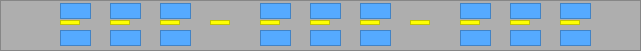
      <widget class="QFrame" name="frame_3">
       <property name="geometry">
        <rect>
         <x>70</x>
         <y>480</y>
         <width>641</width>
         <height>51</height>
        </rect>
       </property>
       <property name="styleSheet">
        <string notr="true">background-color: rgb(174, 174, 174);</string>
       </property>
       <property name="frameShape">
        <enum>QFrame::Shape::StyledPanel</enum>
       </property>
       <property name="frameShadow">
        <enum>QFrame::Shadow::Raised</enum>
       </property>
       <widget class="QFrame" name="frame_35">
        <property name="geometry">
         <rect>
          <x>60</x>
          <y>20</y>
          <width>20</width>
          <height>5</height>
         </rect>
        </property>
        <property name="styleSheet">
         <string notr="true">background-color: rgb(255, 255, 0);</string>
        </property>
        <property name="frameShape">
         <enum>QFrame::Shape::StyledPanel</enum>
        </property>
        <property name="frameShadow">
         <enum>QFrame::Shadow::Raised</enum>
        </property>
       </widget>
       <widget class="QFrame" name="frame_36">
        <property name="geometry">
         <rect>
          <x>110</x>
          <y>20</y>
          <width>20</width>
          <height>5</height>
         </rect>
        </property>
        <property name="styleSheet">
         <string notr="true">background-color: rgb(255, 255, 0);</string>
        </property>
        <property name="frameShape">
         <enum>QFrame::Shape::StyledPanel</enum>
        </property>
        <property name="frameShadow">
         <enum>QFrame::Shadow::Raised</enum>
        </property>
       </widget>
       <widget class="QFrame" name="frame_37">
        <property name="geometry">
         <rect>
          <x>160</x>
          <y>20</y>
          <width>20</width>
          <height>5</height>
         </rect>
        </property>
        <property name="styleSheet">
         <string notr="true">background-color: rgb(255, 255, 0);</string>
        </property>
        <property name="frameShape">
         <enum>QFrame::Shape::StyledPanel</enum>
        </property>
        <property name="frameShadow">
         <enum>QFrame::Shadow::Raised</enum>
        </property>
       </widget>
       <widget class="QFrame" name="frame_40">
        <property name="geometry">
         <rect>
          <x>310</x>
          <y>20</y>
          <width>20</width>
          <height>5</height>
         </rect>
        </property>
        <property name="styleSheet">
         <string notr="true">background-color: rgb(255, 255, 0);</string>
        </property>
        <property name="frameShape">
         <enum>QFrame::Shape::StyledPanel</enum>
        </property>
        <property name="frameShadow">
         <enum>QFrame::Shadow::Raised</enum>
        </property>
       </widget>
       <widget class="QFrame" name="frame_38">
        <property name="geometry">
         <rect>
          <x>210</x>
          <y>20</y>
          <width>20</width>
          <height>5</height>
         </rect>
        </property>
        <property name="styleSheet">
         <string notr="true">background-color: rgb(255, 255, 0);</string>
        </property>
        <property name="frameShape">
         <enum>QFrame::Shape::StyledPanel</enum>
        </property>
        <property name="frameShadow">
         <enum>QFrame::Shadow::Raised</enum>
        </property>
       </widget>
       <widget class="QFrame" name="frame_39">
        <property name="geometry">
         <rect>
          <x>260</x>
          <y>20</y>
          <width>20</width>
          <height>5</height>
         </rect>
        </property>
        <property name="styleSheet">
         <string notr="true">background-color: rgb(255, 255, 0);</string>
        </property>
        <property name="frameShape">
         <enum>QFrame::Shape::StyledPanel</enum>
        </property>
        <property name="frameShadow">
         <enum>QFrame::Shadow::Raised</enum>
        </property>
       </widget>
       <widget class="QFrame" name="frame_46">
        <property name="geometry">
         <rect>
          <x>560</x>
          <y>20</y>
          <width>20</width>
          <height>5</height>
         </rect>
        </property>
        <property name="styleSheet">
         <string notr="true">background-color: rgb(255, 255, 0);</string>
        </property>
        <property name="frameShape">
         <enum>QFrame::Shape::StyledPanel</enum>
        </property>
        <property name="frameShadow">
         <enum>QFrame::Shadow::Raised</enum>
        </property>
       </widget>
       <widget class="QFrame" name="frame_45">
        <property name="geometry">
         <rect>
          <x>410</x>
          <y>20</y>
          <width>20</width>
          <height>5</height>
         </rect>
        </property>
        <property name="styleSheet">
         <string notr="true">background-color: rgb(255, 255, 0);</string>
        </property>
        <property name="frameShape">
         <enum>QFrame::Shape::StyledPanel</enum>
        </property>
        <property name="frameShadow">
         <enum>QFrame::Shadow::Raised</enum>
        </property>
       </widget>
       <widget class="QFrame" name="frame_41">
        <property name="geometry">
         <rect>
          <x>460</x>
          <y>20</y>
          <width>20</width>
          <height>5</height>
         </rect>
        </property>
        <property name="styleSheet">
         <string notr="true">background-color: rgb(255, 255, 0);</string>
        </property>
        <property name="frameShape">
         <enum>QFrame::Shape::StyledPanel</enum>
        </property>
        <property name="frameShadow">
         <enum>QFrame::Shadow::Raised</enum>
        </property>
       </widget>
       <widget class="QFrame" name="frame_44">
        <property name="geometry">
         <rect>
          <x>510</x>
          <y>20</y>
          <width>20</width>
          <height>5</height>
         </rect>
        </property>
        <property name="styleSheet">
         <string notr="true">background-color: rgb(255, 255, 0);</string>
        </property>
        <property name="frameShape">
         <enum>QFrame::Shape::StyledPanel</enum>
        </property>
        <property name="frameShadow">
         <enum>QFrame::Shadow::Raised</enum>
        </property>
       </widget>
       <widget class="QFrame" name="frame_43">
        <property name="geometry">
         <rect>
          <x>310</x>
          <y>20</y>
          <width>20</width>
          <height>5</height>
         </rect>
        </property>
        <property name="styleSheet">
         <string notr="true">background-color: rgb(255, 255, 0);</string>
        </property>
        <property name="frameShape">
         <enum>QFrame::Shape::StyledPanel</enum>
        </property>
        <property name="frameShadow">
         <enum>QFrame::Shadow::Raised</enum>
        </property>
       </widget>
       <widget class="QFrame" name="frame_42">
        <property name="geometry">
         <rect>
          <x>360</x>
          <y>20</y>
          <width>20</width>
          <height>5</height>
         </rect>
        </property>
        <property name="styleSheet">
         <string notr="true">background-color: rgb(255, 255, 0);</string>
        </property>
        <property name="frameShape">
         <enum>QFrame::Shape::StyledPanel</enum>
        </property>
        <property name="frameShadow">
         <enum>QFrame::Shadow::Raised</enum>
        </property>
       </widget>
       <widget class="QFrame" name="autopos4_10">
        <property name="geometry">
         <rect>
          <x>60</x>
          <y>30</y>
          <width>31</width>
          <height>16</height>
         </rect>
        </property>
        <property name="styleSheet">
         <string notr="true">background-color: rgb(85, 170, 255);</string>
        </property>
        <property name="frameShape">
         <enum>QFrame::Shape::StyledPanel</enum>
        </property>
        <property name="frameShadow">
         <enum>QFrame::Shadow::Raised</enum>
        </property>
       </widget>
       <widget class="QFrame" name="autopos5_10">
        <property name="geometry">
         <rect>
          <x>110</x>
          <y>30</y>
          <width>31</width>
          <height>16</height>
         </rect>
        </property>
        <property name="styleSheet">
         <string notr="true">background-color: rgb(85, 170, 255);</string>
        </property>
        <property name="frameShape">
         <enum>QFrame::Shape::StyledPanel</enum>
        </property>
        <property name="frameShadow">
         <enum>QFrame::Shadow::Raised</enum>
        </property>
       </widget>
       <widget class="QFrame" name="autopos1_10">
        <property name="geometry">
         <rect>
          <x>160</x>
          <y>3</y>
          <width>31</width>
          <height>16</height>
         </rect>
        </property>
        <property name="styleSheet">
         <string notr="true">background-color: rgb(85, 170, 255);</string>
        </property>
        <property name="frameShape">
         <enum>QFrame::Shape::StyledPanel</enum>
        </property>
        <property name="frameShadow">
         <enum>QFrame::Shadow::Raised</enum>
        </property>
       </widget>
       <widget class="QFrame" name="autopos2_10">
        <property name="geometry">
         <rect>
          <x>110</x>
          <y>3</y>
          <width>31</width>
          <height>16</height>
         </rect>
        </property>
        <property name="styleSheet">
         <string notr="true">background-color: rgb(85, 170, 255);</string>
        </property>
        <property name="frameShape">
         <enum>QFrame::Shape::StyledPanel</enum>
        </property>
        <property name="frameShadow">
         <enum>QFrame::Shadow::Raised</enum>
        </property>
       </widget>
       <widget class="QFrame" name="autopos3_10">
        <property name="geometry">
         <rect>
          <x>60</x>
          <y>3</y>
          <width>31</width>
          <height>16</height>
         </rect>
        </property>
        <property name="styleSheet">
         <string notr="true">background-color: rgb(85, 170, 255);</string>
        </property>
        <property name="frameShape">
         <enum>QFrame::Shape::StyledPanel</enum>
        </property>
        <property name="frameShadow">
         <enum>QFrame::Shadow::Raised</enum>
        </property>
       </widget>
       <widget class="QFrame" name="autopos6_10">
        <property name="geometry">
         <rect>
          <x>160</x>
          <y>30</y>
          <width>31</width>
          <height>16</height>
         </rect>
        </property>
        <property name="styleSheet">
         <string notr="true">background-color: rgb(85, 170, 255);</string>
        </property>
        <property name="frameShape">
         <enum>QFrame::Shape::StyledPanel</enum>
        </property>
        <property name="frameShadow">
         <enum>QFrame::Shadow::Raised</enum>
        </property>
       </widget>
       <widget class="QFrame" name="autopos6_11">
        <property name="geometry">
         <rect>
          <x>360</x>
          <y>30</y>
          <width>31</width>
          <height>16</height>
         </rect>
        </property>
        <property name="styleSheet">
         <string notr="true">background-color: rgb(85, 170, 255);</string>
        </property>
        <property name="frameShape">
         <enum>QFrame::Shape::StyledPanel</enum>
        </property>
        <property name="frameShadow">
         <enum>QFrame::Shadow::Raised</enum>
        </property>
       </widget>
       <widget class="QFrame" name="autopos5_11">
        <property name="geometry">
         <rect>
          <x>310</x>
          <y>30</y>
          <width>31</width>
          <height>16</height>
         </rect>
        </property>
        <property name="styleSheet">
         <string notr="true">background-color: rgb(85, 170, 255);</string>
        </property>
        <property name="frameShape">
         <enum>QFrame::Shape::StyledPanel</enum>
        </property>
        <property name="frameShadow">
         <enum>QFrame::Shadow::Raised</enum>
        </property>
       </widget>
       <widget class="QFrame" name="autopos4_11">
        <property name="geometry">
         <rect>
          <x>260</x>
          <y>30</y>
          <width>31</width>
          <height>16</height>
         </rect>
        </property>
        <property name="styleSheet">
         <string notr="true">background-color: rgb(85, 170, 255);</string>
        </property>
        <property name="frameShape">
         <enum>QFrame::Shape::StyledPanel</enum>
        </property>
        <property name="frameShadow">
         <enum>QFrame::Shadow::Raised</enum>
        </property>
       </widget>
       <widget class="QFrame" name="autopos2_11">
        <property name="geometry">
         <rect>
          <x>310</x>
          <y>3</y>
          <width>31</width>
          <height>16</height>
         </rect>
        </property>
        <property name="styleSheet">
         <string notr="true">background-color: rgb(85, 170, 255);</string>
        </property>
        <property name="frameShape">
         <enum>QFrame::Shape::StyledPanel</enum>
        </property>
        <property name="frameShadow">
         <enum>QFrame::Shadow::Raised</enum>
        </property>
       </widget>
       <widget class="QFrame" name="autopos1_11">
        <property name="geometry">
         <rect>
          <x>360</x>
          <y>3</y>
          <width>31</width>
          <height>16</height>
         </rect>
        </property>
        <property name="styleSheet">
         <string notr="true">background-color: rgb(85, 170, 255);</string>
        </property>
        <property name="frameShape">
         <enum>QFrame::Shape::StyledPanel</enum>
        </property>
        <property name="frameShadow">
         <enum>QFrame::Shadow::Raised</enum>
        </property>
       </widget>
       <widget class="QFrame" name="autopos3_11">
        <property name="geometry">
         <rect>
          <x>260</x>
          <y>3</y>
          <width>31</width>
          <height>16</height>
         </rect>
        </property>
        <property name="styleSheet">
         <string notr="true">background-color: rgb(85, 170, 255);</string>
        </property>
        <property name="frameShape">
         <enum>QFrame::Shape::StyledPanel</enum>
        </property>
        <property name="frameShadow">
         <enum>QFrame::Shadow::Raised</enum>
        </property>
       </widget>
       <widget class="QFrame" name="autopos6_12">
        <property name="geometry">
         <rect>
          <x>560</x>
          <y>30</y>
          <width>31</width>
          <height>16</height>
         </rect>
        </property>
        <property name="styleSheet">
         <string notr="true">background-color: rgb(85, 170, 255);</string>
        </property>
        <property name="frameShape">
         <enum>QFrame::Shape::StyledPanel</enum>
        </property>
        <property name="frameShadow">
         <enum>QFrame::Shadow::Raised</enum>
        </property>
       </widget>
       <widget class="QFrame" name="autopos1_12">
        <property name="geometry">
         <rect>
          <x>560</x>
          <y>3</y>
          <width>31</width>
          <height>16</height>
         </rect>
        </property>
        <property name="styleSheet">
         <string notr="true">background-color: rgb(85, 170, 255);</string>
        </property>
        <property name="frameShape">
         <enum>QFrame::Shape::StyledPanel</enum>
        </property>
        <property name="frameShadow">
         <enum>QFrame::Shadow::Raised</enum>
        </property>
       </widget>
       <widget class="QFrame" name="autopos3_12">
        <property name="geometry">
         <rect>
          <x>460</x>
          <y>3</y>
          <width>31</width>
          <height>16</height>
         </rect>
        </property>
        <property name="styleSheet">
         <string notr="true">background-color: rgb(85, 170, 255);</string>
        </property>
        <property name="frameShape">
         <enum>QFrame::Shape::StyledPanel</enum>
        </property>
        <property name="frameShadow">
         <enum>QFrame::Shadow::Raised</enum>
        </property>
       </widget>
       <widget class="QFrame" name="autopos4_12">
        <property name="geometry">
         <rect>
          <x>460</x>
          <y>30</y>
          <width>31</width>
          <height>16</height>
         </rect>
        </property>
        <property name="styleSheet">
         <string notr="true">background-color: rgb(85, 170, 255);</string>
        </property>
        <property name="frameShape">
         <enum>QFrame::Shape::StyledPanel</enum>
        </property>
        <property name="frameShadow">
         <enum>QFrame::Shadow::Raised</enum>
        </property>
       </widget>
       <widget class="QFrame" name="autopos5_12">
        <property name="geometry">
         <rect>
          <x>510</x>
          <y>30</y>
          <width>31</width>
          <height>16</height>
         </rect>
        </property>
        <property name="styleSheet">
         <string notr="true">background-color: rgb(85, 170, 255);</string>
        </property>
        <property name="frameShape">
         <enum>QFrame::Shape::StyledPanel</enum>
        </property>
        <property name="frameShadow">
         <enum>QFrame::Shadow::Raised</enum>
        </property>
       </widget>
       <widget class="QFrame" name="autopos2_12">
        <property name="geometry">
         <rect>
          <x>510</x>
          <y>3</y>
          <width>31</width>
          <height>16</height>
         </rect>
        </property>
        <property name="styleSheet">
         <string notr="true">background-color: rgb(85, 170, 255);</string>
        </property>
        <property name="frameShape">
         <enum>QFrame::Shape::StyledPanel</enum>
        </property>
        <property name="frameShadow">
         <enum>QFrame::Shadow::Raised</enum>
        </property>
       </widget>
      </widget>
